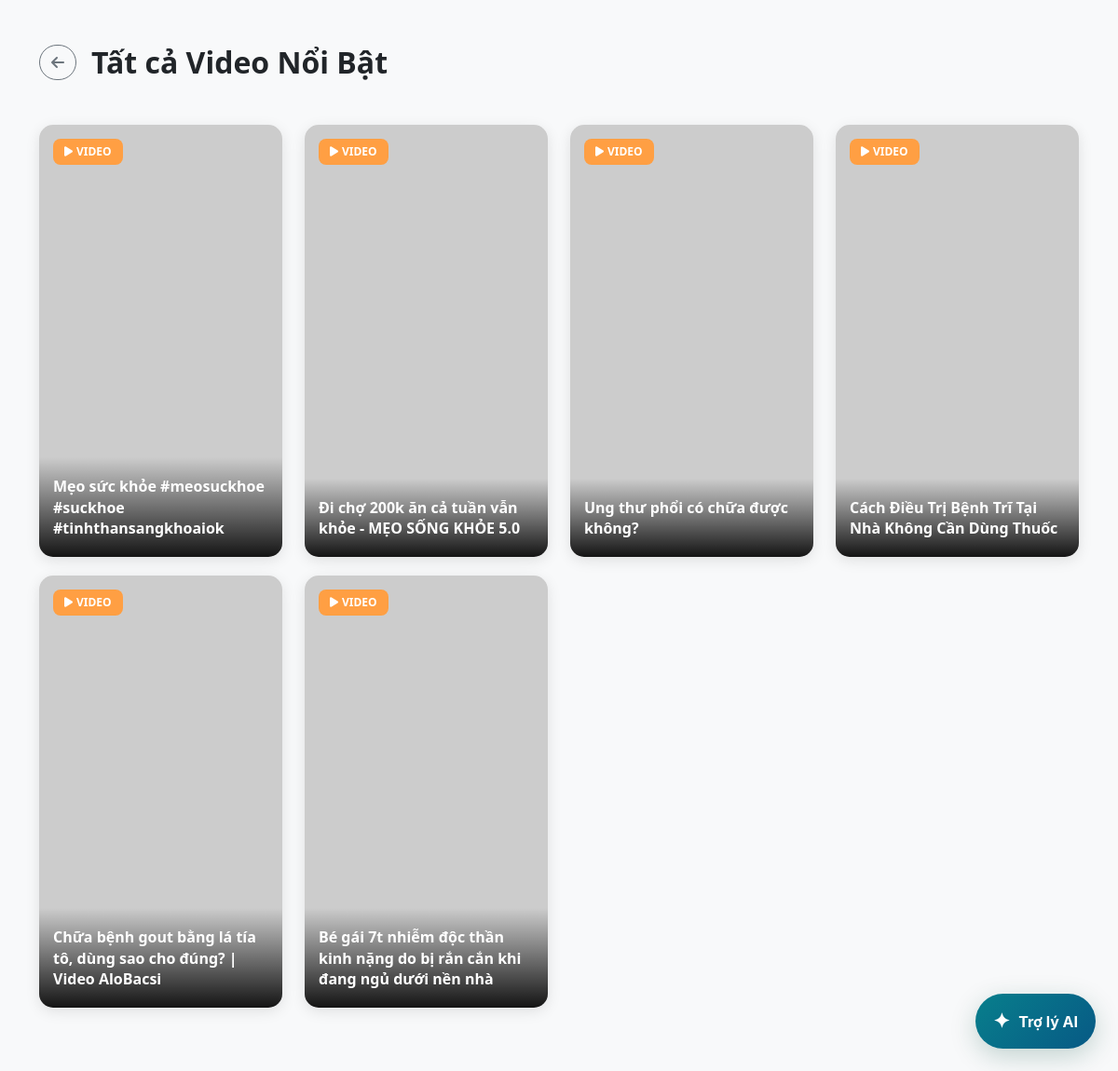
Screenshot of /all-videos.php with the database file from the repository.
### tables this page shows
CREATE TABLE `posts` (
  `id` int(11) NOT NULL,
  `title` varchar(255) NOT NULL,
  `category` varchar(100) DEFAULT NULL,
  `summary` text DEFAULT NULL,
  `content` text DEFAULT NULL,
  `image_url` varchar(255) DEFAULT NULL,
  `video_url` varchar(255) DEFAULT NULL,
  `created_at` timestamp NOT NULL DEFAULT current_timestamp(),
  `video_type` varchar(20) DEFAULT 'long'
);

### all-videos.php (the view, shortened to what this page needs)
<?php
require_once 'config/db.php';
function getProductImage($image_name) {
    $path = "images/" . $image_name;
    return (!empty($image_name) && file_exists($path)) ? $path : "https://via.placeholder.com/300x500?text=No+Video+Thumb";
}
?>
<!DOCTYPE html>
<html lang="vi">
<head>
    <link rel="stylesheet" href="https://cdn.jsdelivr.net/npm/bootstrap@5.3.0/dist/css/bootstrap.min.css">
    <link rel="stylesheet" href="https://cdnjs.cloudflare.com/ajax/libs/font-awesome/6.4.0/css/all.min.css">
   <link rel="stylesheet" href="css/all.videos.css">
</head>
<body>
<div class="container py-5">
    <div class="d-flex align-items-center mb-5">
        <a href="goc-suc-khoe.php" class="btn btn-outline-secondary rounded-pill me-3">
            <i class="fas fa-arrow-left"></i>
        </a>
        <h2 class="fw-bold mb-0">Tất cả Video Nổi Bật</h2>
    </div>
    <div class="row">
        <?php
        $sql = "SELECT * FROM posts WHERE video_url != '' ORDER BY id DESC";
        $result = $conn->query($sql);
        if($result && $result->num_rows > 0):
            while($row = $result->fetch_assoc()):
        ?>
        <div class="col-6 col-md-4 col-lg-3">
            <div class="video-grid-card">
                <a href="detail.php?id=<?= $row['id'] ?>">
                    <span class="badge-video"><i class="fas fa-play me-1"></i>VIDEO</span>
                    <img src="<?= getProductImage($row['image_url']) ?>" alt="Thumbnail">
                    <div class="video-overlay">
                        <p class="video-title text-truncate-2"><?= htmlspecialchars($row['title']) ?></p>
                    </div>
                </a>
            </div>
        </div>
        <?php endwhile; else: ?>
            <div class="col-12 text-center py-5">
                <p class="text-muted">Chưa có video nào được cập nhật.</p>
            </div>
        <?php endif; ?>
    </div>
</div>
<?php include_once __DIR__ . '/chatbot_widget.php'; ?>
</body>
</html>

### all.videos.css (style rules this page uses)
body { background-color: #f8f9fa; }
.video-grid-card { position: relative; border-radius: 15px; overflow: hidden; aspect-ratio: 9/16; box-shadow: 0 4px 15px rgba(0,0,0,0.1); transition: transform 0.3s; margin-bottom: 20px; }
.video-grid-card img { width: 100%; height: 100%; object-fit: cover; }
.badge-video { position: absolute; top: 15px; left: 15px; background: #ff9f43; color: white; padding: 5px 12px; border-radius: 8px; font-size: 12px; font-weight: bold; z-index: 2; }
.video-overlay { position: absolute; bottom: 0; left: 0; right: 0; padding: 20px 15px; background: linear-gradient(transparent, rgba(0,0,0,0.9)); color: white; }
.video-title { font-size: 1rem; font-weight: 600; margin-bottom: 0; line-height: 1.4; }

### rows the page displays
posts: title "Mẹo sức khỏe #meosuckhoe #suckhoe #tinhthansangkhoaiok"
posts: title "Đi chợ 200k ăn cả tuần vẫn khỏe - MẸO SỐNG KHỎE 5.0"
posts: title "Ung thư phổi có chữa được không?"
posts: title "Cách Điều Trị Bệnh Trĩ Tại Nhà Không Cần Dùng Thuốc"
posts: title "Chữa bệnh gout bằng lá tía tô, dùng sao cho đúng? | Video AloBacsi"
posts: title "Bé gái 7t nhiễm độc thần kinh nặng do bị rắn cắn khi đang ngủ dưới nền nhà"
